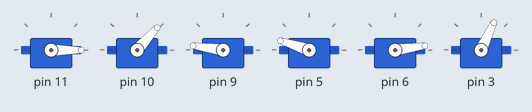
Simulated run of this sketch. Board: Arduino Uno, built with avr-gcc and run on an emulated ATmega328P. Parts: 6 × servo.

Above: at 6.17 s.
At 9.7 s:
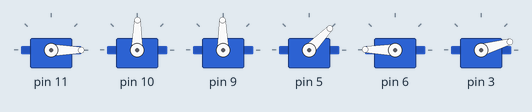
At 12.5 s:
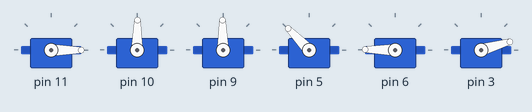
At 21.0 s:
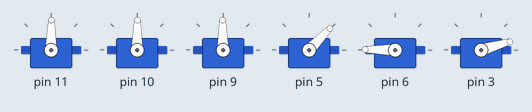
At 29.5 s:
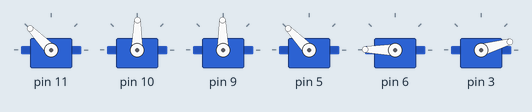
At 38.0 s:
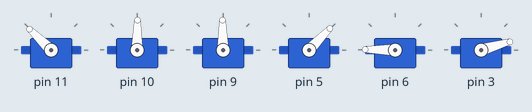
Timing chart, 0 to 40.0 s (numbered marks = the images above):
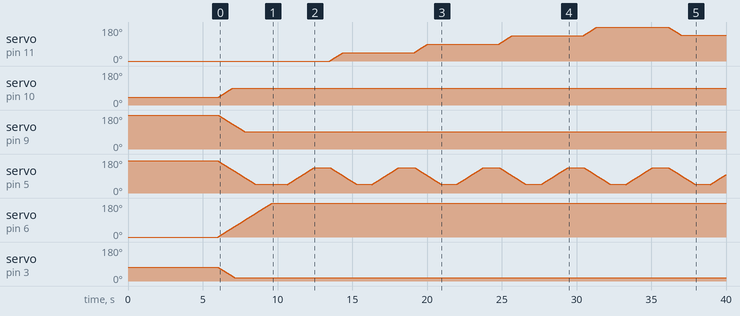

The sketch:

Braccio_Wave.ino
```cpp
#include <Braccio.h>
#include <Servo.h>

Servo base;
Servo shoulder;
Servo elbow;
Servo wrist_rot;
Servo wrist_ver;
Servo gripper;

void setup() {
  //Initialization functions and set up the initial position for Braccio
  //All the servo motors will be positioned in the "safety" position:
  //Base (M1):90 degrees
  //Shoulder (M2): 45 degrees
  //Elbow (M3): 180 degrees
  //Wrist vertical (M4): 180 degrees
  //Wrist rotation (M5): 90 degrees
  //gripper (M6): 10 degrees
  Braccio.begin();
}

void loop() {
   /*
   Step Delay: a milliseconds delay between the movement of each servo.  Allowed values from 10 to 30 msec.
   M1=base degrees. Allowed values from 0 to 180 degrees
   M2=shoulder degrees. Allowed values from 15 to 165 degrees
   M3=elbow degrees. Allowed values from 0 to 180 degrees
   M4=wrist vertical degrees. Allowed values from 0 to 180 degrees
   M5=wrist rotation degrees. Allowed values from 0 to 180 degrees
   M6=gripper degrees. Allowed values from 10 to 73 degrees. 10: the toungue is open, 73: the gripper is closed.
  */

                       //(step delay, M1, M2, M3, M4, M5, M6);
  Braccio.ServoMovement(20,           0,  90, 90, 45, 180,  15);

  //Wait 1 second
  delay(1000);

 Braccio.ServoMovement(20,           0,  90, 90, 135, 180,  15);

  //Wait 1 second
  delay(1000);

 Braccio.ServoMovement(20,           45,  90, 90, 45, 180,  15);
  //Wait 1 second
  delay(1000);

 Braccio.ServoMovement(20,           45,  90, 90, 135, 180,  15);
  //Wait 1 second
  delay(1000);

   Braccio.ServoMovement(20,           90,  90, 90, 45, 180,  15);
  //Wait 1 second
  delay(1000);

   Braccio.ServoMovement(20,           90,  90, 90, 135, 180,  15);
  //Wait 1 second
  delay(1000);

   Braccio.ServoMovement(20,           135,  90, 90, 45, 180,  15);
  //Wait 1 second
  delay(1000);

   Braccio.ServoMovement(20,           135,  90, 90, 135, 180,  15);
  //Wait 1 second
  delay(1000);

   Braccio.ServoMovement(20,           180,  90, 90, 45, 180,  15);
   //Wait 1 second
  delay(1000);

  Braccio.ServoMovement(20,           180,  90, 90, 135, 180,  15);
   //Wait 1 second
  delay(1000);

    Braccio.ServoMovement(20,           135,  90, 90, 45, 180,  15);
  //Wait 1 second
  delay(1000);

   Braccio.ServoMovement(20,           135,  90, 90, 135, 180,  15);
  //Wait 1 second
  delay(1000);

    Braccio.ServoMovement(20,           90,  90, 90, 45, 180,  15);
  //Wait 1 second
  delay(1000);

   Braccio.ServoMovement(20,           90,  90, 90, 135, 180,  15);
  //Wait 1 second
  delay(1000);

   Braccio.ServoMovement(20,           45,  90, 90, 45, 180,  15);
  //Wait 1 second
  delay(1000);

 Braccio.ServoMovement(20,           45,  90, 90, 135, 180,  15);
  //Wait 1 second
  delay(1000);


}
```

Measured:
- by itself, servo on pin 11: rises from 0° to 180° in 22.6 s, then falls to 136° in 0.89 s
- by itself, servo on pin 10: moves from 40° to 89° over 0.98 s
- by itself, servo on pin 9: moves from 180° to 91° over 1.8 s
- by itself, servo on pin 6: moves from 0° to 179° over 3.6 s
- by itself, servo on pin 3: moves from 73° to 16° over 1.1 s
